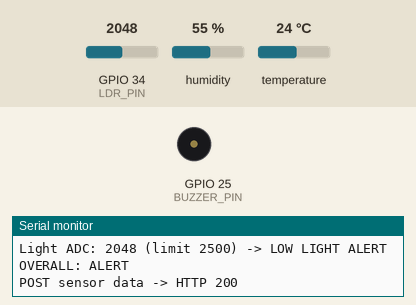
Simulated run of this sketch. Board: ESP32. Parts: buzzer (waves = sounding, pin HIGH), the last lines printed to the serial monitor. The test bench sets the inputs (shaded band); at power-on: GPIO 34 (LDR_PIN) = 2048, humidity 55 %, temperature 24 °C (analog values on the 0–4095 scale). WiFi joins after 1.5 s; servers stay silent unless stated; uploads are accepted with an empty reply.

Above: at 2.9 s.
3.0 s: GPIO 34 (LDR_PIN) set to 2448
6.5 s: GPIO 34 (LDR_PIN) set to 2549
At 7.4 s:
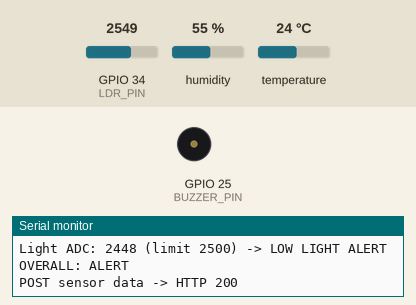
9.5 s: humidity set to 79 %
12.2 s: humidity set to 82 %
At 14.6 s:
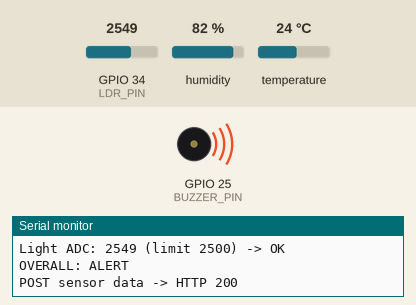
Timing chart, 0 to 22.7 s (numbered marks = the images above; inputs shaded):
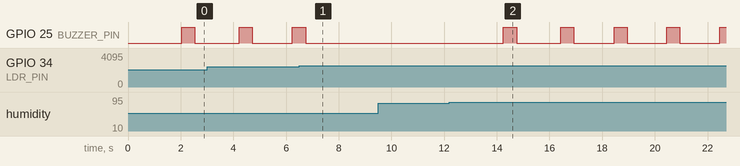

Measured:
- the behaviour switches between 2499 and 2500 on GPIO 34 (LDR_PIN) (found by bisection; images 0 and 1)
- the behaviour switches between 80 and 81 % on humidity (found by bisection; images 1 and 2)
- after the input at 6.5 s, GPIO 25 (BUZZER_PIN): goes on until 6.7 s, then stays LOW
- after the input at 12.2 s, GPIO 25 (BUZZER_PIN): alternates HIGH for 0.50 s and LOW for 1.5 s, starting after 2.0 s

The sketch:

Blue_spark.ino
```cpp
#include <WiFi.h>
#include <HTTPClient.h>
#include <ArduinoJson.h>
#include <DHT.h>

// Hardware: DHT11 DATA -> GPIO4; LDR AO -> GPIO34; active buzzer + -> GPIO25.
// Sensor VCC -> 3V3, GND -> GND. Use a common ground.
#define DHTPIN 4
#define DHTTYPE DHT11
#define LDR_PIN 34
#define BUZZER_PIN 25

DHT dht(DHTPIN, DHTTYPE);

// Replace with your Wi-Fi credentials.
const char* WIFI_SSID = "wifi name";
const char* WIFI_PASSWORD = "wifi password";

// IMPORTANT: use your laptop IPv4 address AND port 3001 in both URLs.
// Example only: 10.234.198.216. Check your own address with ipconfig.
const char* SERVER_URL = "http://xxxxxxxxxx/api/esp32/data";
const char* CONFIG_URL = "http://xxxxxxxxxx/api/config";

// Keep these defaults in sync with backend/server.js and the dashboard.
float TEMP_LIMIT = 35.0;
float HUMIDITY_LIMIT = 80.0;
int LIGHT_LIMIT = 2500;

// Current setup assumes lower ADC means darker. Confirm by observing ADC in light/dark.
const bool LOW_LIGHT_IS_LOW_ADC = true;

const unsigned long SENSOR_INTERVAL = 2000;
const unsigned long CONFIG_INTERVAL = 10000;
const unsigned long BEEP_ON_TIME = 500;
const unsigned long BEEP_OFF_TIME = 1500;
const unsigned long WIFI_RETRY_INTERVAL = 10000;

unsigned long lastSensorRead = 0;
unsigned long lastConfigRead = 0;
unsigned long lastBeepChange = 0;
unsigned long lastWiFiAttempt = 0;

bool alertActive = false;
bool buzzerState = false;
bool haveValidDhtReading = false;

float temperature = NAN;
float humidity = NAN;
int lightValue = 0;

void setBuzzer(bool on) {
  buzzerState = on;
  digitalWrite(BUZZER_PIN, on ? HIGH : LOW); // active-high buzzer
}

void connectWiFi() {
  WiFi.mode(WIFI_STA);
  WiFi.begin(WIFI_SSID, WIFI_PASSWORD);
  Serial.print("Connecting to Wi-Fi");
  unsigned long started = millis();
  while (WiFi.status() != WL_CONNECTED && millis() - started < 20000) {
    delay(500);
    Serial.print(".");
  }
  Serial.println();
  if (WiFi.status() == WL_CONNECTED) {
    Serial.print("Wi-Fi connected. ESP32 IP: ");
    Serial.println(WiFi.localIP());
  } else {
    Serial.println("Wi-Fi not connected; will retry.");
  }
}

void fetchThresholds() {
  if (WiFi.status() != WL_CONNECTED) return;
  HTTPClient http;
  http.setTimeout(3000);
  if (!http.begin(CONFIG_URL)) {
    Serial.println("Could not start threshold HTTP request.");
    return;
  }
  int code = http.GET();
  if (code == HTTP_CODE_OK) {
    StaticJsonDocument<256> doc;
    DeserializationError err = deserializeJson(doc, http.getString());
    if (!err) {
      TEMP_LIMIT = doc["temperature"] | TEMP_LIMIT;
      HUMIDITY_LIMIT = doc["humidity"] | HUMIDITY_LIMIT;
      LIGHT_LIMIT = doc["lightAdc"] | LIGHT_LIMIT;
      Serial.printf("Thresholds: temp %.1f C, humidity %.1f %%, light ADC %d\n",
                    TEMP_LIMIT, HUMIDITY_LIMIT, LIGHT_LIMIT);
    } else {
      Serial.println("Threshold JSON parse failed.");
    }
  } else {
    Serial.printf("Threshold GET failed, HTTP %d\n", code);
  }
  http.end();
}

void sendReadings() {
  if (WiFi.status() != WL_CONNECTED || !haveValidDhtReading) return;

  HTTPClient http;
  http.setTimeout(3000);
  if (!http.begin(SERVER_URL)) {
    Serial.println("Could not start sensor HTTP request.");
    return;
  }
  http.addHeader("Content-Type", "application/json");

  StaticJsonDocument<256> doc;
  doc["temperature"] = temperature;
  doc["humidity"] = humidity;
  doc["lightAdc"] = lightValue;
  doc["alert"] = alertActive;
  doc["buzzerOn"] = buzzerState;

  String body;
  serializeJson(doc, body);
  int code = http.POST(body);
  Serial.printf("POST sensor data -> HTTP %d\n", code);
  if (code > 0) {
    String response = http.getString();
    Serial.println(response);
  } else {
    Serial.println("Backend not reachable. Check laptop IP, port 3001, Wi-Fi and firewall.");
  }
  http.end();
}

void evaluateAlert() {
  bool highTemp = temperature > TEMP_LIMIT;
  bool highHumidity = humidity > HUMIDITY_LIMIT;
  bool lowLight = LOW_LIGHT_IS_LOW_ADC
                    ? (lightValue < LIGHT_LIMIT)
                    : (lightValue > LIGHT_LIMIT);

  bool wasAlert = alertActive;
  alertActive = highTemp || highHumidity || lowLight;

  Serial.println("--------------------------------");
  Serial.printf("Temperature: %.1f C (limit %.1f) -> %s\n",
                temperature, TEMP_LIMIT, highTemp ? "ALERT" : "OK");
  Serial.printf("Humidity: %.1f %% (limit %.1f) -> %s\n",
                humidity, HUMIDITY_LIMIT, highHumidity ? "ALERT" : "OK");
  Serial.printf("Light ADC: %d (limit %d) -> %s\n",
                lightValue, LIGHT_LIMIT, lowLight ? "LOW LIGHT ALERT" : "OK");
  Serial.printf("OVERALL: %s\n", alertActive ? "ALERT" : "NORMAL");

  if (alertActive && !wasAlert) {
    lastBeepChange = millis();
    setBuzzer(true); // sound immediately when any condition becomes abnormal
  } else if (!alertActive) {
    setBuzzer(false);
  }
}

void setup() {
  Serial.begin(115200);
  pinMode(BUZZER_PIN, OUTPUT);
  setBuzzer(false);
  pinMode(LDR_PIN, INPUT);
  analogReadResolution(12);
  dht.begin();

  Serial.println("\nEnviroGuard starting...");
  connectWiFi();
  if (WiFi.status() == WL_CONNECTED) fetchThresholds();
}

void loop() {
  unsigned long now = millis();

  if (WiFi.status() != WL_CONNECTED && now - lastWiFiAttempt >= WIFI_RETRY_INTERVAL) {
    lastWiFiAttempt = now;
    Serial.println("Reconnecting Wi-Fi...");
    WiFi.disconnect();
    WiFi.begin(WIFI_SSID, WIFI_PASSWORD);
  }

  if (now - lastConfigRead >= CONFIG_INTERVAL) {
    lastConfigRead = now;
    fetchThresholds();
  }

  if (now - lastSensorRead >= SENSOR_INTERVAL) {
    lastSensorRead = now;
    float t = dht.readTemperature();
    float h = dht.readHumidity();
    int l = analogRead(LDR_PIN);

    if (isnan(t) || isnan(h)) {
      haveValidDhtReading = false;
      alertActive = false;
      setBuzzer(false);
      Serial.println("DHT11 read failed; check VCC, GND and DATA on GPIO4.");
    } else {
      temperature = t;
      humidity = h;
      lightValue = l;
      haveValidDhtReading = true;
      evaluateAlert();
      sendReadings();
    }
  }

  // Non-blocking intermittent buzzer: 500 ms ON, 1500 ms OFF.
  if (alertActive) {
    unsigned long duration = buzzerState ? BEEP_ON_TIME : BEEP_OFF_TIME;
    if (millis() - lastBeepChange >= duration) {
      lastBeepChange = millis();
      setBuzzer(!buzzerState);
    }
  } else {
    setBuzzer(false);
  }
  delay(5);
}
```
